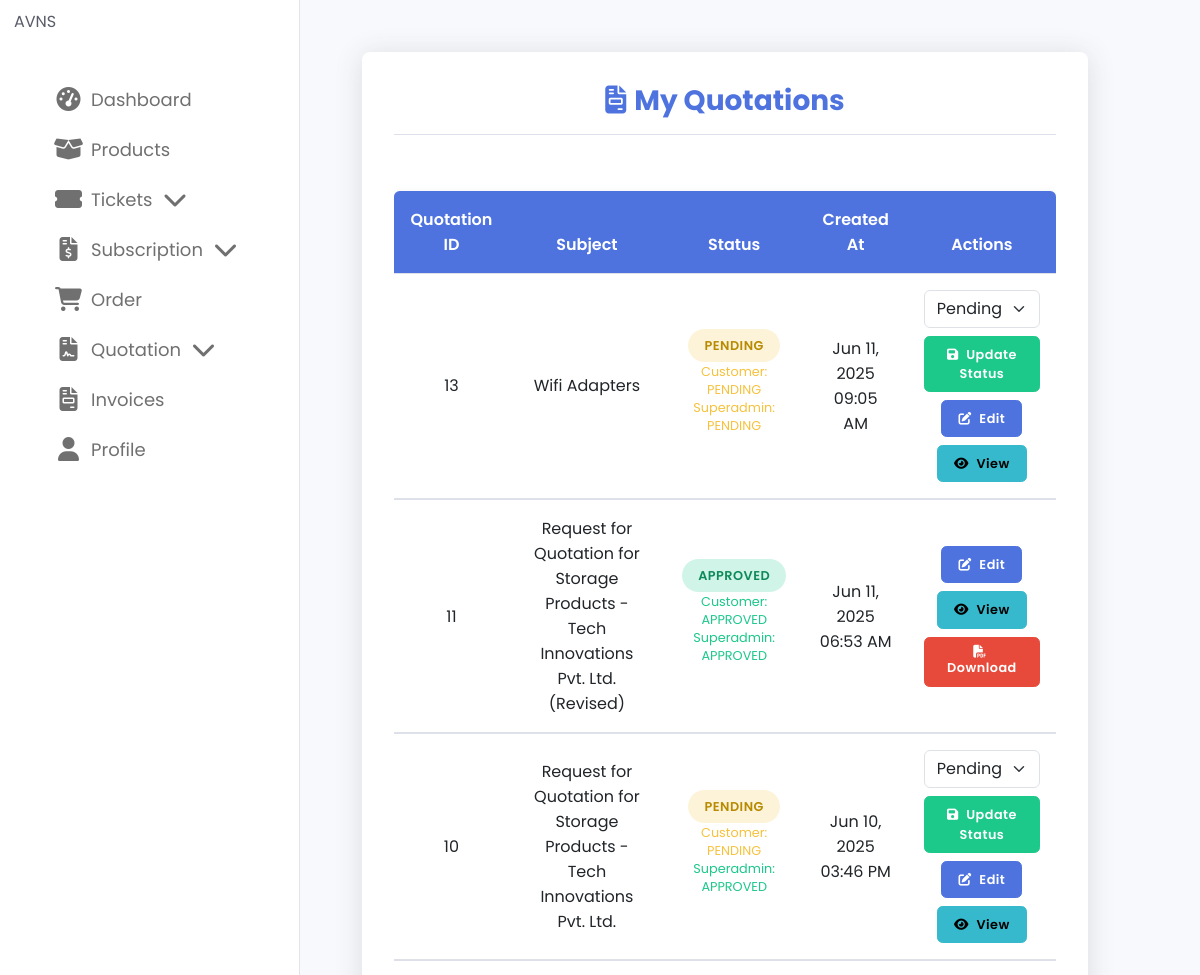
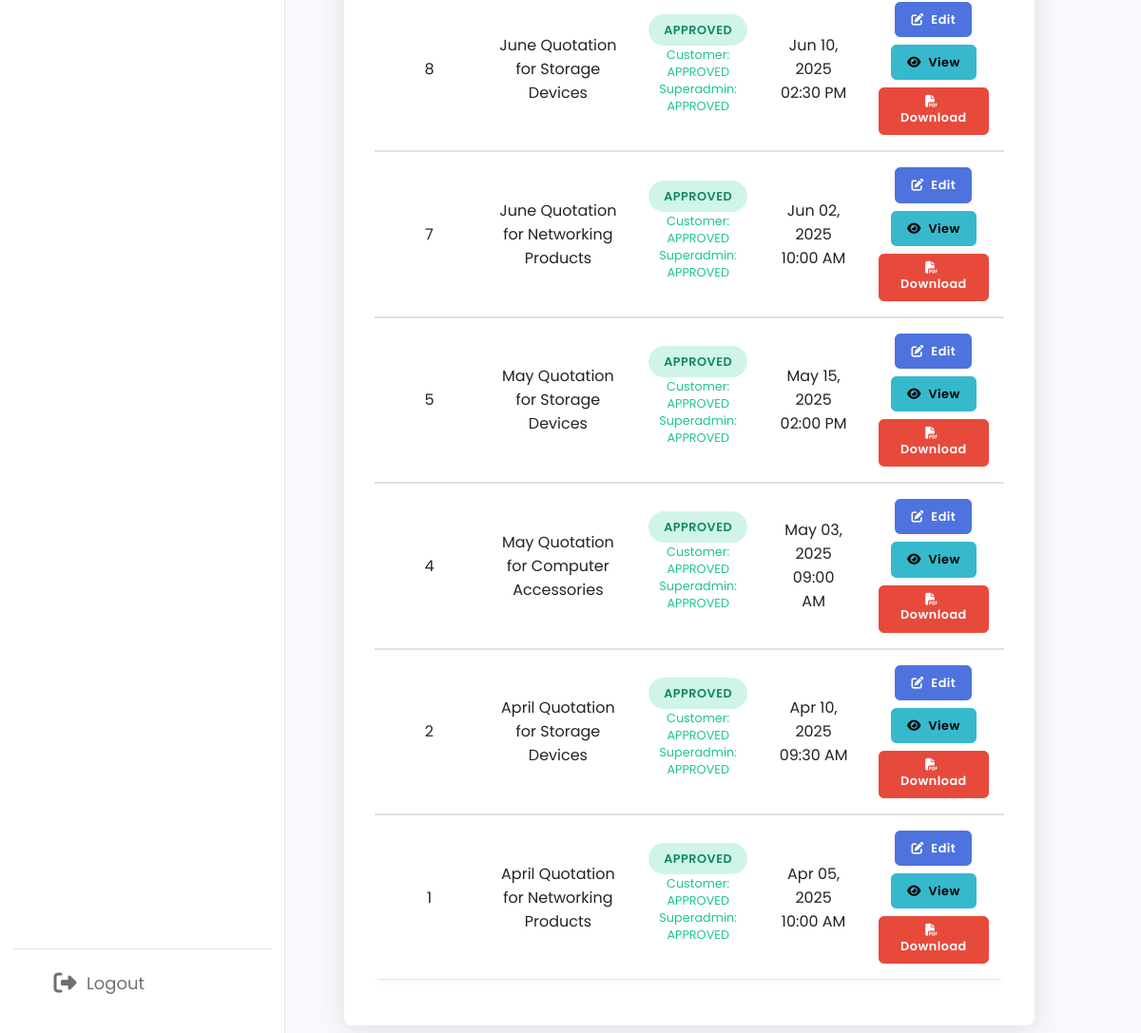
/Customer/view_Adminquotation.php (signed in), run on the app's committed database (2 pictures, top to bottom).
### tables this page shows
CREATE TABLE `quotation_product` (
  `id` int(11) NOT NULL,
  `quotation_id` int(11) NOT NULL,
  `productId` int(11) NOT NULL,
  `quantity` int(11) NOT NULL,
  `priceOffered` float NOT NULL,
  `createdAt` datetime DEFAULT current_timestamp(),
  `tax_rate_id` int(11) DEFAULT NULL
);

CREATE TABLE `quotation_header` (
  `quotation_id` int(11) NOT NULL,
  `customerId` int(11) DEFAULT NULL,
  `status` enum('PENDING','APPROVED','REJECTED') NOT NULL,
  `createdAt` datetime DEFAULT current_timestamp(),
  `updatedAt` datetime DEFAULT NULL ON UPDATE current_timestamp(),
  `superAdminId` int(11) NOT NULL,
  `distributorId` int(11) DEFAULT NULL,
  `subject` varchar(255) NOT NULL,
  `customer_approval` enum('PENDING','APPROVED','REJECTED') DEFAULT 'PENDING',
  `superadmin_approval` enum('PENDING','APPROVED','REJECTED') DEFAULT 'PENDING',
  `distributor_approval` enum('PENDING','APPROVED','REJECTED') DEFAULT 'PENDING'
);

### Customer/view_Adminquotation.php (the view, shortened to what this page needs)
<?php
include('CustomerNav.php');
include('Config.php');
if (isset($_SESSION['user_id'])) {
    $customerId = $_SESSION['user_id'];
} else {
    die("No customer is logged in. Please log in.");
}
$quotationQuery = "
    SELECT qh.quotation_id, qh.subject, qp.productId, p.name AS productName, qp.quantity, qp.priceOffered,
           tr.tax_percentage AS taxPercentage, qh.status, qh.createdAt,
           qh.customer_approval, qh.superadmin_approval
    FROM quotation_header qh
    JOIN quotation_product qp ON qh.quotation_id = qp.quotation_id
    JOIN product p ON qp.productId = p.id
    LEFT JOIN tax_rates tr ON qp.tax_rate_id = tr.id
    WHERE qh.customerId = ?
    ORDER BY qh.createdAt DESC, qh.quotation_id
";
$stmt = $conn->prepare($quotationQuery);
$stmt->bind_param("i", $customerId);
$stmt->execute();
$result = $stmt->get_result();
$groupedQuotations = [];
while ($row = $result->fetch_assoc()) {
    $quotation_id = $row['quotation_id'];
    if (!isset($groupedQuotations[$quotation_id])) {
        $groupedQuotations[$quotation_id] = [
            'quotation_id' => $row['quotation_id'],
            'subject' => $row['subject'],
            'createdAt' => $row['createdAt'],
            'status' => $row['status'],
            'customer_approval' => $row['customer_approval'],
            'superadmin_approval' => $row['superadmin_approval'],
            'products' => []
        ];
    }
    $groupedQuotations[$quotation_id]['products'][] = [
        'productName' => $row['productName'],
        'quantity' => $row['quantity'],
        'priceOffered' => $row['priceOffered'],
        'taxPercentage' => $row['taxPercentage']
    ];
}
?>
<!DOCTYPE html>
<html lang="en">
<head>
    <link href="https://cdn.jsdelivr.net/npm/bootstrap@5.3.0/dist/css/bootstrap.min.css" rel="stylesheet">
    <link rel="stylesheet" href="https://cdnjs.cloudflare.com/ajax/libs/font-awesome/6.4.0/css/all.min.css">
    <link rel="stylesheet" href="style.css">
    </head>
<body>
    <div class="container-fluid">
        <div class="row justify-content-center">
            <div class="col-xl-10 col-lg-12">
                <div class="quotation-container">
                    <h1 class="quotation-header">
                        <i class="fas fa-file-invoice me-2"></i>My Quotations
                    </h1>
                    <?php if (count($groupedQuotations) > 0): ?>
                        <div class="table-responsive">
                            <table class="table">
                                <thead>
                                    <tr>
                                        <th>Quotation ID</th>
                                        <th>Subject</th>
                                        <th>Status</th>
                                        <th>Created At</th>
                                        <th>Actions</th>
                                    </tr>
                                </thead>
                                <tbody>
                                    <?php foreach ($groupedQuotations as $quotation): ?>
                                        <tr>
                                            <td rowspan="<?= count($quotation['products']); ?>"><?= htmlspecialchars($quotation['quotation_id']); ?></td>
                                            <td rowspan="<?= count($quotation['products']); ?>"><?= htmlspecialchars($quotation['subject']); ?></td>
                                            <td>
                                                <span class="status-badge status-<?= strtolower($quotation['status']); ?>">
                                                    <?= htmlspecialchars($quotation['status']); ?>
                                                </span>
                                                <div class="approval-status">
                                                    <div class="<?= strtolower($quotation['customer_approval']) == 'approved' ? 'approval-approved' :
                                                                 (strtolower($quotation['customer_approval']) == 'pending' ? 'approval-pending' : 'approval-rejected') ?>">
                                                        Customer: <?= htmlspecialchars($quotation['customer_approval']); ?>
                                                    </div>
                                                    <div class="<?= strtolower($quotation['superadmin_approval']) == 'approved' ? 'approval-approved' :
                                                                 (strtolower($quotation['superadmin_approval']) == 'pending' ? 'approval-pending' : 'approval-rejected') ?>">
                                                        Superadmin: <?= htmlspecialchars($quotation['superadmin_approval']); ?>
                                                    </div>
                                                </div>
                                            </td>
                                            <td rowspan="<?= count($quotation['products']); ?>"><?= date('M d, Y h:i A', strtotime($quotation['createdAt'])); ?></td>
                                            <td rowspan="<?= count($quotation['products']); ?>">
                                                <div class="action-buttons">
                                                    <?php if ($quotation['customer_approval'] == 'PENDING'): ?>
                                                        <form method="POST" action="">
                                                            <select name="status" class="form-select mb-2" required>
                                                                <option value="PENDING" <?= $quotation['customer_approval'] == 'PENDING' ? 'selected' : '' ?>>Pending</option>
                                                            </select>
                                                            <button type="submit" name="update_status" class="btn btn-success w-100">
                                                                <i class="fas fa-save me-1"></i> Update Status
                                                            </button>
                                                        </form>
                                                    <?php endif; ?>
                                                    <form action="editAdminquotation.php" method="GET">
                                                        <button type="submit" class="btn btn-primary">
                                                            <i class="fas fa-edit me-1"></i> Edit
                                                        </button>
                                                    </form>
                                                    <form action="view_quotation_products.php" method="GET">
                                                        <button type="submit" class="btn btn-info">
                                                            <i class="fas fa-eye me-1"></i> View
                                                        </button>
                                                    </form>
                                                    <?php if ($quotation['status'] == 'APPROVED'): ?>
                                                        <form action="download_quotation.php" method="GET">
                                                            <button type="submit" name="download_pdf" class="btn btn-danger">
                                                                <i class="fas fa-file-pdf me-1"></i> Download
                                                            </button>
                                                        </form>
                                                    <?php endif; ?>
                                                </div>
                                            </td>
                                        </tr>
                                    <?php endforeach; ?>
                                </tbody>
                            </table>
                        </div>
                    <?php endif; ?>
                </div>
            </div>
        </div>
    </div>
</body>
</html>

### Customer/style.css (style rules this page uses)
* { margin: 0; padding: 0; box-sizing: border-box; font-family: 'Poppins', sans-serif; }
:root { --primary-color: #0E4BF1; --panel-color: #FFF; --text-color: #000; --black-light-color: #707070; --border-color: #e6e5e5; --toggle-color: #DDD; --box1-color: #4DA3FF; --box2-color: #FFE6AC; --box3-color: #E7D1FC; --title-icon-color: #fff; --tran-05: all 0.5s ease; --tran-03: all 0.3s ease; --tran-03: all 0.2s ease; }
body { min-height: 100vh; background-color: var(--primary-color); }

### Customer/view_Adminquotation.php (style rules this page uses)
:root { --primary: #4e73df; --primary-dark: #2e59d9; --secondary: #f8f9fc; --success: #1cc88a; --danger: #e74a3b; --warning: #f6c23e; --light: #f8f9fc; --dark: #5a5c69; --gray: #858796; --gray-light: #dddfeb; }
body { background-color: #f8f9fc; font-family: 'Nunito', -apple-system, BlinkMacSystemFont, 'Segoe UI', Roboto, 'Helvetica Neue', Arial, sans-serif; color: var(--dark); }
.quotation-container { max-width: 1200px; margin: 2rem auto; padding: 2rem; background: white; border-radius: 0.5rem; box-shadow: 0 0.15rem 1.75rem 0 rgba(58, 59, 69, 0.15); margin-left: 250px; transition: all 0.3s ease; }
.quotation-header { text-align: center; margin-bottom: 2rem; color: var(--primary); font-weight: 700; font-size: 1.75rem; border-bottom: 1px solid var(--gray-light); padding-bottom: 1rem; }
.table { margin-top: 1.5rem; border-collapse: separate; border-spacing: 0; border-radius: 0.35rem; overflow: hidden; box-shadow: 0 0 0.5rem rgba(0, 0, 0, 0.05); }
.table thead th { background-color: var(--primary); color: white; font-weight: 600; border: none; padding: 1rem; text-align: center; }
.table tbody tr { transition: all 0.2s ease; }
.table tbody td { padding: 1rem; vertical-align: middle; border-top: 1px solid var(--gray-light); text-align: center; }
.status-badge { padding: 0.5rem 1rem; border-radius: 50px; font-weight: 600; font-size: 0.8rem; text-transform: uppercase; letter-spacing: 0.5px; }
.status-pending { background-color: rgba(246, 194, 62, 0.2); color: #b78a00; }
.status-approved { background-color: rgba(28, 200, 138, 0.2); color: #0d8a5a; }
.btn { padding: 0.5rem 1rem; font-weight: 600; letter-spacing: 0.5px; font-size: 0.8rem; border-radius: 0.35rem; transition: all 0.2s ease; }
.btn-success { background-color: var(--success); border-color: var(--success); }
.btn-primary { background-color: var(--primary); border-color: var(--primary); }
.btn-info { background-color: #36b9cc; border-color: #36b9cc; }
.btn-danger { background-color: var(--danger); border-color: var(--danger); }
.action-buttons { display: flex; flex-wrap: wrap; gap: 0.5rem; justify-content: center; }
.approval-status { font-size: 0.8rem; margin-top: 0.5rem; color: var(--gray); }
.approval-approved { color: var(--success); }
.approval-pending { color: var(--warning); }

### data on the page
quotation_product: quotation.quotation_id "13", quotation.subject "Wifi Adapters", quotation.status "PENDING", quotation.customer_approval "PENDING", quotation.superadmin_approval "PENDING", quotation.createdAt "Jun 11, 2025 09:05 AM"
quotation_product: quotation.quotation_id "11", quotation.subject "Request for Quotation for Storage Products - Tech Innovations Pvt. Ltd. (Revised)", quotation.status "APPROVED", quotation.customer_approval "APPROVED", quotation.superadmin_approval "APPROVED", quotation.createdAt "Jun 11, 2025 06:53 AM"
quotation_product: quotation.quotation_id "10", quotation.subject "Request for Quotation for Storage Products - Tech Innovations Pvt. Ltd.", quotation.status "PENDING", quotation.customer_approval "PENDING", quotation.superadmin_approval "APPROVED", quotation.createdAt "Jun 10, 2025 03:46 PM"
quotation_product: quotation.quotation_id "8", quotation.subject "June Quotation for Storage Devices", quotation.status "APPROVED", quotation.customer_approval "APPROVED", quotation.superadmin_approval "APPROVED", quotation.createdAt "Jun 10, 2025 02:30 PM"
quotation_product: quotation.quotation_id "7", quotation.subject "June Quotation for Networking Products", quotation.status "APPROVED", quotation.customer_approval "APPROVED", quotation.superadmin_approval "APPROVED", quotation.createdAt "Jun 02, 2025 10:00 AM"
quotation_product: quotation.quotation_id "5", quotation.subject "May Quotation for Storage Devices", quotation.status "APPROVED", quotation.customer_approval "APPROVED", quotation.superadmin_approval "APPROVED", quotation.createdAt "May 15, 2025 02:00 PM"
quotation_product: quotation.quotation_id "4", quotation.subject "May Quotation for Computer Accessories", quotation.status "APPROVED", quotation.customer_approval "APPROVED", quotation.superadmin_approval "APPROVED", quotation.createdAt "May 03, 2025 09:00 AM"
quotation_product: quotation.quotation_id "2", quotation.subject "April Quotation for Storage Devices", quotation.status "APPROVED", quotation.customer_approval "APPROVED", quotation.superadmin_approval "APPROVED", quotation.createdAt "Apr 10, 2025 09:30 AM"
quotation_product: quotation.quotation_id "1", quotation.subject "April Quotation for Networking Products", quotation.status "APPROVED", quotation.customer_approval "APPROVED", quotation.superadmin_approval "APPROVED", quotation.createdAt "Apr 05, 2025 10:00 AM"
